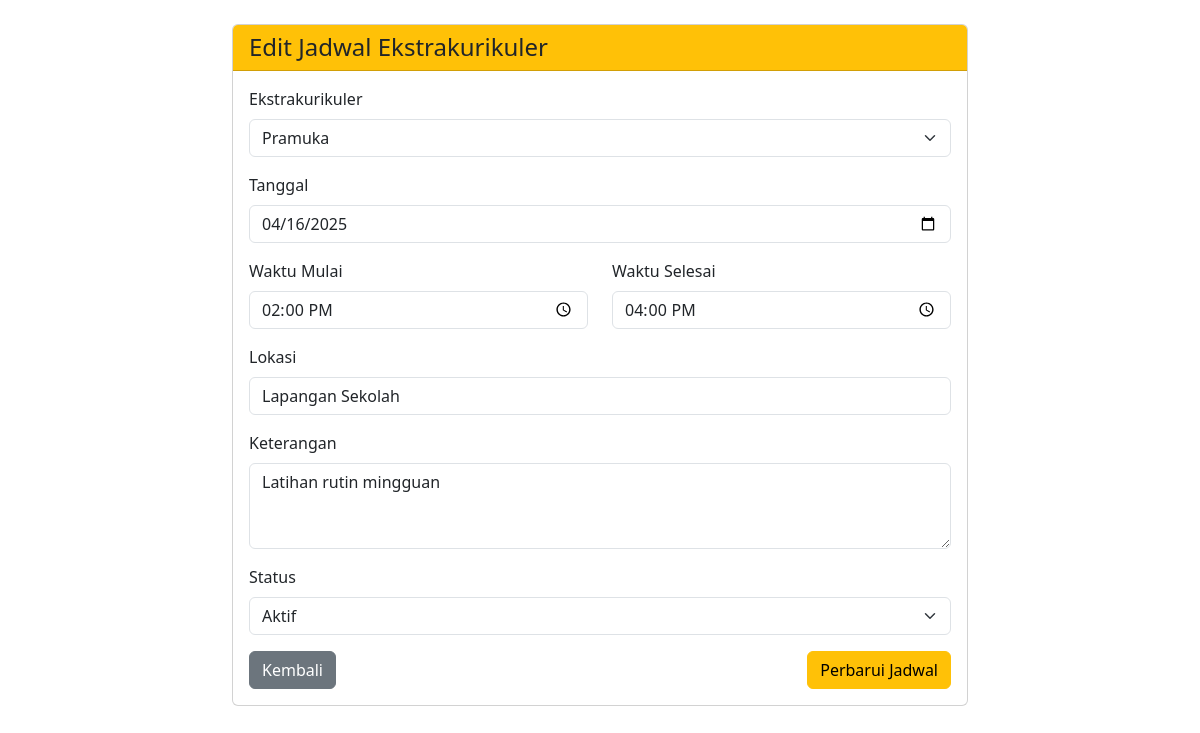
/edit_jadwal.php?id=1, run on the app's committed database.
### tables this page shows
CREATE TABLE `jadwal` (
  `id` int(11) NOT NULL,
  `ekstrakulikuler_id` int(11) NOT NULL,
  `tanggal` date NOT NULL,
  `waktu_mulai` time NOT NULL,
  `waktu_selesai` time NOT NULL,
  `lokasi` varchar(100) DEFAULT NULL,
  `keterangan` text,
  `status` enum('Aktif','Selesai','Dibatalkan') DEFAULT 'Aktif',
  `created_at` timestamp NULL DEFAULT CURRENT_TIMESTAMP
);

CREATE TABLE `ekstrakurikuler` (
  `id` int(11) NOT NULL,
  `nama` varchar(100) NOT NULL,
  `deskripsi` text,
  `created_at` timestamp NULL DEFAULT CURRENT_TIMESTAMP
);

### edit_jadwal.php (the view, shortened to what this page needs)
<?php
require_once 'config.php';
$id = $_GET['id'];
$stmt = $conn->prepare("SELECT * FROM jadwal WHERE id = ?");
$stmt->bind_param("i", $id);
$stmt->execute();
$result = $stmt->get_result();
$jadwal = $result->fetch_assoc();
$query = "SELECT id, nama FROM ekstrakurikuler ORDER BY nama ASC";
$ekskul_result = $conn->query($query);
?>
<!DOCTYPE html>
<html lang="id">
<head>
    <link rel="stylesheet" href="https://cdnjs.cloudflare.com/ajax/libs/bootstrap/5.3.0/css/bootstrap.min.css">
</head>
<body>
    <div class="container mt-4">
        <div class="row">
            <div class="col-md-8 offset-md-2">
                <div class="card">
                    <div class="card-header bg-warning text-dark">
                        <h4 class="mb-0">Edit Jadwal Ekstrakurikuler</h4>
                    </div>
                    <div class="card-body">
                        <form method="POST">
                            <div class="mb-3">
                                <label for="ekstrakulikuler_id" class="form-label">Ekstrakurikuler</label>
                                <select class="form-select" id="ekstrakulikuler_id" name="ekstrakulikuler_id" required>
                                    <?php
                                    $ekskul_result->data_seek(0);
                                    while ($row = $ekskul_result->fetch_assoc()):
                                    ?>
                                        <option value="<?php echo $row['id']; ?>" <?php echo ($jadwal['ekstrakulikuler_id'] == $row['id']) ? 'selected' : ''; ?>>
                                            <?php echo $row['nama']; ?>
                                        </option>
                                    <?php endwhile; ?>
                                </select>
                            </div>
                            <div class="mb-3">
                                <label for="tanggal" class="form-label">Tanggal</label>
                                <input type="date" class="form-control" id="tanggal" name="tanggal" value="<?php echo $jadwal['tanggal']; ?>" required>
                            </div>
                            <div class="row">
                                <div class="col-md-6 mb-3">
                                    <label for="waktu_mulai" class="form-label">Waktu Mulai</label>
                                    <input type="time" class="form-control" id="waktu_mulai" name="waktu_mulai" value="<?php echo $jadwal['waktu_mulai']; ?>" required>
                                </div>
                                <div class="col-md-6 mb-3">
                                    <label for="waktu_selesai" class="form-label">Waktu Selesai</label>
                                    <input type="time" class="form-control" id="waktu_selesai" name="waktu_selesai" value="<?php echo $jadwal['waktu_selesai']; ?>" required>
                                </div>
                            </div>
                            <div class="mb-3">
                                <label for="lokasi" class="form-label">Lokasi</label>
                                <input type="text" class="form-control" id="lokasi" name="lokasi" value="<?php echo $jadwal['lokasi']; ?>">
                            </div>
                            <div class="mb-3">
                                <label for="keterangan" class="form-label">Keterangan</label>
                                <textarea class="form-control" id="keterangan" name="keterangan" rows="3"><?php echo $jadwal['keterangan']; ?></textarea>
                            </div>
                            <div class="mb-3">
                                <label for="status" class="form-label">Status</label>
                                <select class="form-select" id="status" name="status" required>
                                    <option value="Aktif" <?php echo ($jadwal['status'] == 'Aktif') ? 'selected' : ''; ?>>Aktif</option>
                                </select>
                            </div>
                            <div class="d-flex justify-content-between">
                                <a href="index.php" class="btn btn-secondary">Kembali</a>
                                <button type="submit" class="btn btn-warning">Perbarui Jadwal</button>
                            </div>
                        </form>
                    </div>
                </div>
            </div>
        </div>
    </div>
</body>
</html>

### data on the page
jadwal: ekstrakulikuler_id "Pramuka", tanggal "04/16/2025", waktu_mulai "14:00:00", waktu_selesai "16:00:00", lokasi "Lapangan Sekolah", keterangan "Latihan rutin mingguan", status "Aktif"
